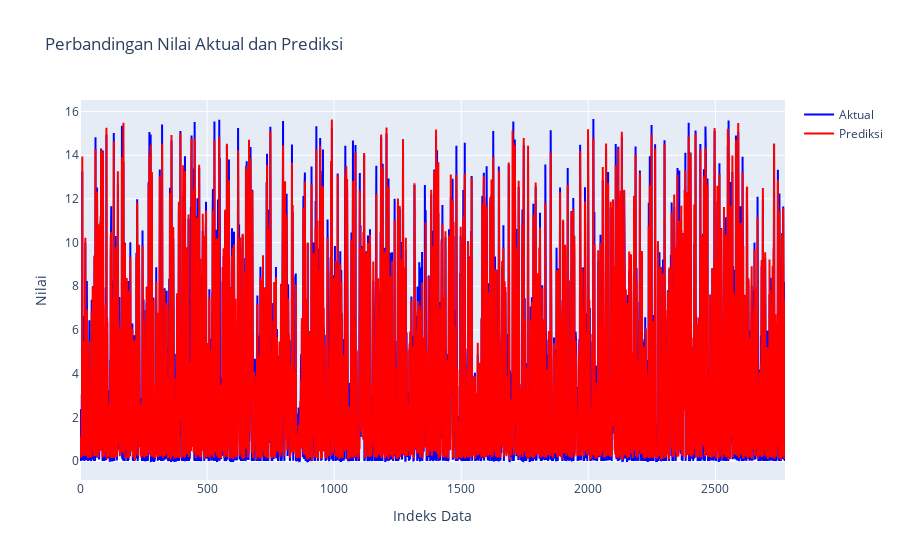

This figure's notebook cell:
### Code cell
import plotly.graph_objs as go

# Membuat trace untuk nilai aktual
trace_actual = go.Scatter(
    x=np.arange(len(y_test)),
    y=y_test,
    mode='lines',
    name='Aktual',
    line=dict(color='blue'),  # Ubah warna menjadi biru
)

# Membuat trace untuk nilai prediksi
trace_prediction = go.Scatter(
    x=np.arange(len(y_test)),
    y=y_pred.flatten(),
    mode='lines',
    name='Prediksi',
    line=dict(color='red'),  # Ubah warna menjadi merah
)

# Membuat layout
layout = go.Layout(
    title='Perbandingan Nilai Aktual dan Prediksi',
    xaxis=dict(title='Indeks Data'),
    yaxis=dict(title='Nilai'),
)

# Membuat figure
fig = go.Figure(data=[trace_actual, trace_prediction], layout=layout)

# Menampilkan plot
fig.show()

### Figure 1 — Plotly figure (JSON) as saved in the notebook; plotly's stock layout.template omitted (floating-point values rounded to 4 significant figures; data arrays with more than 128 entries replaced by an {"elided": "..."} marker saying what was removed)
{"data": [{"line": {"color": "blue"}, "mode": "lines", "name": "Aktual", "type": "scatter", "x": {"elided": "2775 int values"}, "y": {"elided": "2775 float values"}}, {"line": {"color": "red"}, "mode": "lines", "name": "Prediksi", "type": "scatter", "x": {"elided": "2775 int values"}, "y": {"elided": "2775 float values"}}], "layout": {"title": {"text": "Perbandingan Nilai Aktual dan Prediksi"}, "xaxis": {"title": {"text": "Indeks Data"}}, "yaxis": {"title": {"text": "Nilai"}}}}
